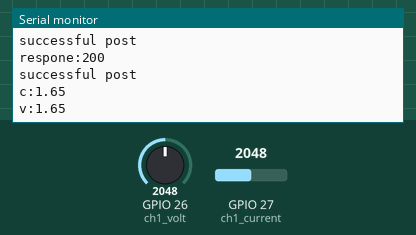
A program run on a simulated ESP32. Parts: the last lines printed to the serial monitor. The test bench sets the inputs (shaded band); at power-on: GPIO 26 (ch1_volt) = 2048, GPIO 27 (ch1_current) = 2048 (analog values on the 0–4095 scale). WiFi joins after 1.5 s; servers stay silent unless stated; uploads are accepted with an empty reply.

Above: at 4.1 s.
4.2 s: GPIO 26 (ch1_volt) set to 2866
At 6.6 s:
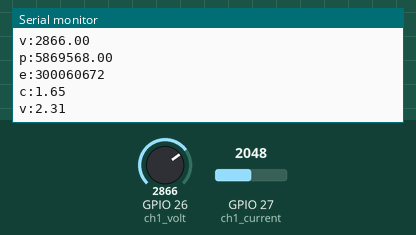
7.4 s: GPIO 27 (ch1_current) set to 2866
At 9.3 s:
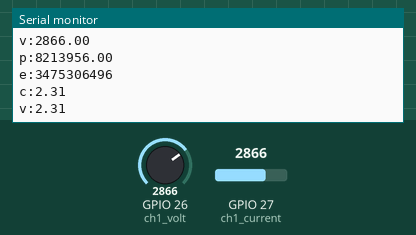
9.4 s: GPIO 26 (ch1_volt) set to 3603
11.4 s: GPIO 27 (ch1_current) set to 3603
At 12.4 s:
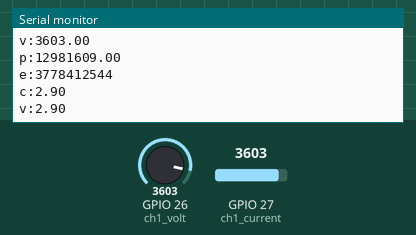
Timing chart, 0 to 14.4 s (numbered marks = the images above; inputs shaded):
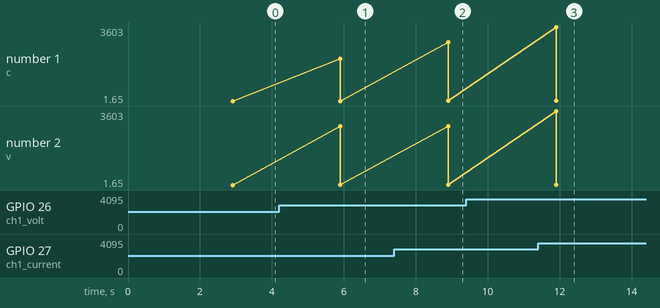

Measured:
- after the input at 4.2 s, the serial monitor: prints a new line after 1.7 s (image 1)
- after the input at 7.4 s, the serial monitor: prints a new line after 1.5 s (image 2)
- after the input at 11.4 s, the serial monitor: prints a new line after 0.51 s (image 3)
- plotted number 2: 1.65 → 2.31 after the input at 4.2 s

The program:

main.cpp
```cpp
#include <Arduino.h>
#include "LiquidCrystal.h"

#include <WiFi.h>
#include "API.h"
#include <ArduinoJson.h>
#include "measureing.h"

//LCD
LiquidCrystal lcd();


const char* ssid = "ROBe2-power-meter";
const char* password = "ROBe2-power-meter";

//Your Domain name with URL path or IP address with path
#define ch1_volt 26
#define ch1_current 27
#define ch2_dc_volt 25
#define ch2_dc_current 14
#define ch2_ac_volt 12
#define ch2_ac_current 13

//channel1 volt,current-channel2 volt,current
//uint8_t channel_pins[26,];
String mac_add = "";
//task for channel1 measuring

//task for channel2 DC measuring
unsigned long currT,prevT,deltaT;
uint16_t measuring_timer = 3000;

void setup() {

  Serial.begin(115200);
  delay(1000);
  // connect to WiFi

  WiFi.mode(WIFI_STA);
  WiFi.begin(ssid, password);

  Serial.println("Connecting");
  while(WiFi.status() != WL_CONNECTED) {
    delay(500);
    Serial.print(".");
  }


  Serial.println("");
  Serial.print("Connected to WiFi network with IP Address: ");
  Serial.println(WiFi.localIP());

  // get device MacAddress
  Serial.print(" MAC address ");
  mac_add= WiFi.macAddress();
  Serial.println(mac_add);

  registerDevice(mac_add);
  sendDeviceReadings(mac_add,1.011,50);


  analogReadResolution(12);
  analogSetAttenuation(ADC_2_5db);
}

//hi from laptop
void loop() {

voltage = (analogRead(26) *3.3/4096);///0.0643;
current = (analogRead(27) *3.3/4096);///0.3;
Serial.print("c:");
Serial.println(current);
Serial.print("v:");
Serial.println(voltage);
delay(3000);

currT = millis();

if(currT-prevT >= measuring_timer){
  deltaT =currT-prevT;
  //Measure_DC_Power(ch1_volt,ch1_current,deltaT);
  //sendDeviceReadings(mac_add,voltage,power);

voltage = (analogRead(ch1_volt) );//*3.3/4096)/0.0643;
current = (analogRead(ch1_current) );//*3.3/4096);///0.3;

power = current * voltage;
energy+= (power * deltaT);

Serial.print("c:");
Serial.println(current);
Serial.print("v:");
Serial.println(voltage);
Serial.print("p:");
Serial.println(power);
Serial.print("e:");
Serial.println(energy);
  prevT=currT;
}


}
```

API.h
```cpp
#ifndef _API_H
#define _API_H
#include "Arduino.h"
#include <WiFi.h>
#include <HTTPClient.h>
#include <WiFiClientSecure.h>
#include <ArduinoJson.h>

/*
String postToserver(){
    HTTPClient http;
    String
 // check if WiFi connected
 if(WiFi.status() == WL_CONNECTED) {
    http.begin("http://9ijjl9ilf7.execute-api.us-east-2.amazonaws.com/dev/registerDevice");
    http.addHeader("Content-Type", "application/json");
    int httpResponseCode = http.POST("{\"deviceMacAddress\":\""+deviceMacAddress+"\"}");
    Serial.print("responeCode:");
    Serial.println(httpResponseCode);
    Serial.println("successful post");
  }else {
    Serial.println("error connecting device to WiFi");
  }
  http.end()

}
*/

const char* serverName = "http://9ijjl9ilf7.execute-api.us-east-2.amazonaws.com/dev/";

String api_key ="AKIAUKUACIUJPWPXRP67";
void registerDevice(String deviceMacAddress) {

 // this function is called only once when device is booted up
 // send POST request to this endpoint "https://9ijjl9ilf7.execute-api.us-east-2.amazonaws.com/dev/registerDevice" with deviceMacId as a BODY parameter
  HTTPClient http;

 // check if WiFi connected
 if(WiFi.status() == WL_CONNECTED) {
    http.begin("https://9ijjl9ilf7.execute-api.us-east-2.amazonaws.com/dev/registerDevice");

    http.addHeader("Content-Type", "application/json");
    //int httpResponseCode = http.POST("{\"deviceMacAddress\":\""+deviceMacAddress+"\"}");

    //WiFiClientSecure client;

    String strJson = "{\"deviceMacAddress\":\""+deviceMacAddress+"\"}";
      // Send HTTP POST request
    int httpResponseCode = http.POST(strJson);
    Serial.print("responeCode:");
    Serial.println(httpResponseCode);
    Serial.print("responeMessage:");
    Serial.println(http.getString());
    Serial.println("successful post");
  }else {
    Serial.println("error connecting device to WiFi");
  }
  http.end();
}

void sendDeviceReadings (String deviceMacAddress, float generatedPower, float consumedPower) {
  // this function is called each 5 seconds delay for sake of testing, real duration will be set on production
  // send POST request to this endpoint "https://9ijjl9ilf7.execute-api.us-east-2.amazonaws.com/dev/updateDeviceReadings" with deviceMacId, generatedPower, consumedPower as a BODY parameter
  // check if WiFi connected
  HTTPClient http;
  if(WiFi.status() == WL_CONNECTED) {
     http.begin("https://9ijjl9ilf7.execute-api.us-east-2.amazonaws.com/dev/updateDeviceReadings");
     http.addHeader("Content-Type", "application/json");
     int httpResponseCode = http.POST("{\"deviceMacAddress\":\""+deviceMacAddress+"\", \"generatedPower\":\""+generatedPower+"\",\"consumedPower\":\""+consumedPower+"\"}");
     Serial.print("respone:");
     Serial.println(httpResponseCode);
     Serial.println("successful post");
   }else {
     Serial.println("error connecting device to WiFi");
   }

   http.end();
}
#endif
```

measureing.h
```cpp
#ifndef _MEASURING_H_
#define _MEASURING_H_
#include "Arduino.h"
float current,voltage,power;
unsigned long energy = 0;
void initADC(void){

}

void Measure_DC_Power(uint8_t Pin_Volt,uint8_t Pin_current,char delta_t)
{
voltage = (analogRead(Pin_Volt) *3.3/4096)/0.0643;
current = (analogRead(Pin_current) *3.3/4096);///0.3;
power = current * voltage;
energy+= (power * delta_t);
Serial.print("c:");
Serial.println(current);
Serial.print("v:");
Serial.println(voltage);
Serial.print("p:");
Serial.println(power);
Serial.print("e:");
Serial.println(energy);
}
#endif
```
